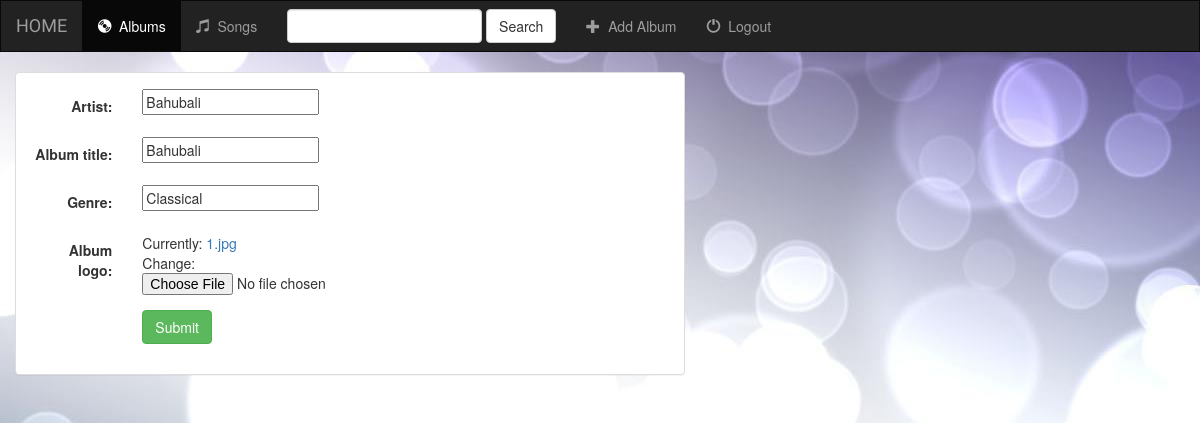
Page /music/album/1/ on the committed database.
### music/models.py (models this page shows, shortened)
class Album(models.Model):
    artist = models.CharField(max_length=250)
    album_title = models.CharField(max_length=500)
    genre = models.CharField(max_length=100)
    album_logo = models.FileField()

### music/views.py (the view)
# urls.py: url(r'album/(?P<pk>[0-9]+)/$',views.AlbumUpdate.as_view() , name='album-update'),
class AlbumUpdate(UpdateView):
    model = Album
    fields = ['artist', 'album_title', 'genre', 'album_logo']

### music/templates/music/album_form.html (shortened to what this page needs)
{% extends 'music/base.html' %}
{% block body %}
<div class="container-fluid">
    <div class="row">
        <div class="col-sm-12 col-md-7">
            <div class="panel panel-default">
                <div class="panel-body">
                    <form  class="form-horizontal" action="" method="post" enctype="multipart/form-data">
                        {% include 'music/form-template.html' %}
                        <div class="form-group">
                            <div class="col-sm-offset-2 col-sm-10">
                                <button type="submit" class="btn btn-success">Submit</button>
                            </div>
                        </div>
                    </form>
                </div>
            </div>
        </div>
    </div>
</div>
{% endblock %}

### music/templates/music/form-template.html (shortened to what this page needs)
{% for field in form %}
    <div class="form-group">
        <div class="col-sm-offset-2 col-sm-10">
        </div>
        <label class="control-label col-sm-2">{{ field.label_tag }}</label>
        <div class="col-sm-10">{{ field }}</div>
    </div>
{% endfor %}

### music/static/music/style.css (style rules this page uses)
body { background: white url("images/background3.jpg"); }

### rows in the picture
Album: form "Bahubali" "Bahubali" "Classical"

### other values in the picture
{{ field.label_tag }} "Artist:" "Album title:" "Genre:" "Album logo:"
